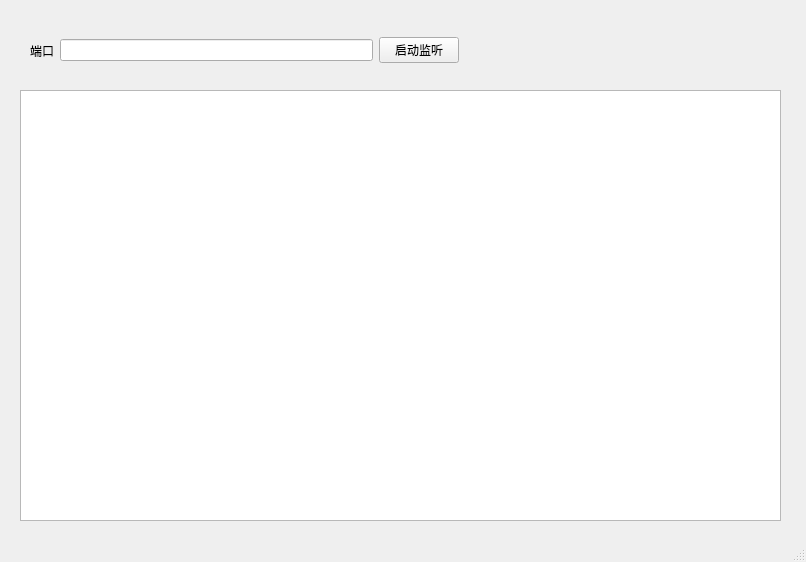
<?xml version="1.0" encoding="UTF-8"?>
<ui version="4.0">
 <class>MainWindow</class>
 <widget class="QMainWindow" name="MainWindow">
  <property name="geometry">
   <rect>
    <x>0</x>
    <y>0</y>
    <width>806</width>
    <height>562</height>
   </rect>
  </property>
  <property name="windowTitle">
   <string>MainWindow</string>
  </property>
  <widget class="QWidget" name="centralwidget">
   <widget class="QWidget" name="widget" native="true">
    <property name="geometry">
     <rect>
      <x>30</x>
      <y>20</y>
      <width>741</width>
      <height>61</height>
     </rect>
    </property>
    <layout class="QHBoxLayout" name="horizontalLayout">
     <item>
      <widget class="QLabel" name="label_port">
       <property name="text">
        <string>端口</string>
       </property>
      </widget>
     </item>
     <item>
      <widget class="QLineEdit" name="lineEdit_port"/>
     </item>
     <item>
      <widget class="QPushButton" name="pushButton_setListen">
       <property name="text">
        <string>启动监听</string>
       </property>
      </widget>
     </item>
     <item>
      <spacer name="horizontalSpacer">
       <property name="orientation">
        <enum>Qt::Horizontal</enum>
       </property>
       <property name="sizeHint" stdset="0">
        <size>
         <width>40</width>
         <height>20</height>
        </size>
       </property>
      </spacer>
     </item>
    </layout>
   </widget>
   <widget class="QTextEdit" name="textEdit_record">
    <property name="geometry">
     <rect>
      <x>20</x>
      <y>90</y>
      <width>761</width>
      <height>431</height>
     </rect>
    </property>
   </widget>
  </widget>
  <widget class="QMenuBar" name="menubar">
   <property name="geometry">
    <rect>
     <x>0</x>
     <y>0</y>
     <width>806</width>
     <height>26</height>
    </rect>
   </property>
  </widget>
  <widget class="QStatusBar" name="statusbar"/>
 </widget>
 <resources/>
 <connections/>
</ui>
